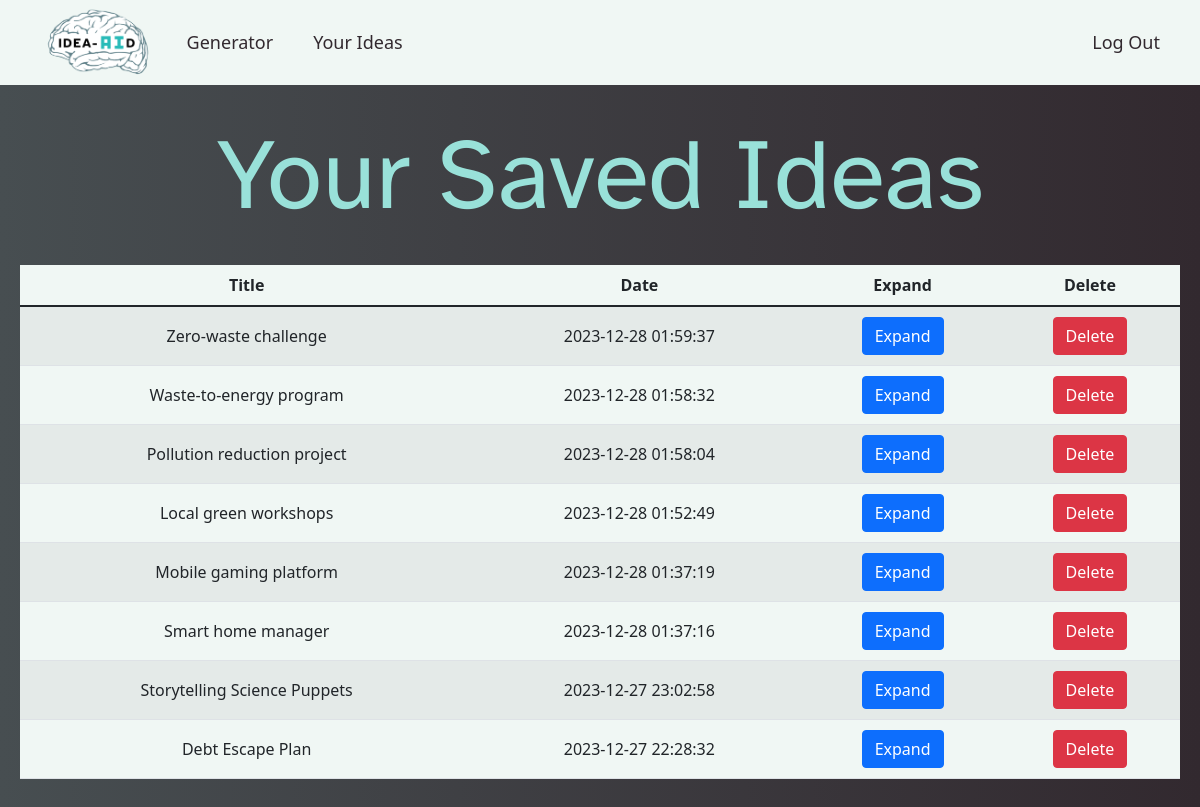
The page /saved (signed in) on the database as committed earlier.
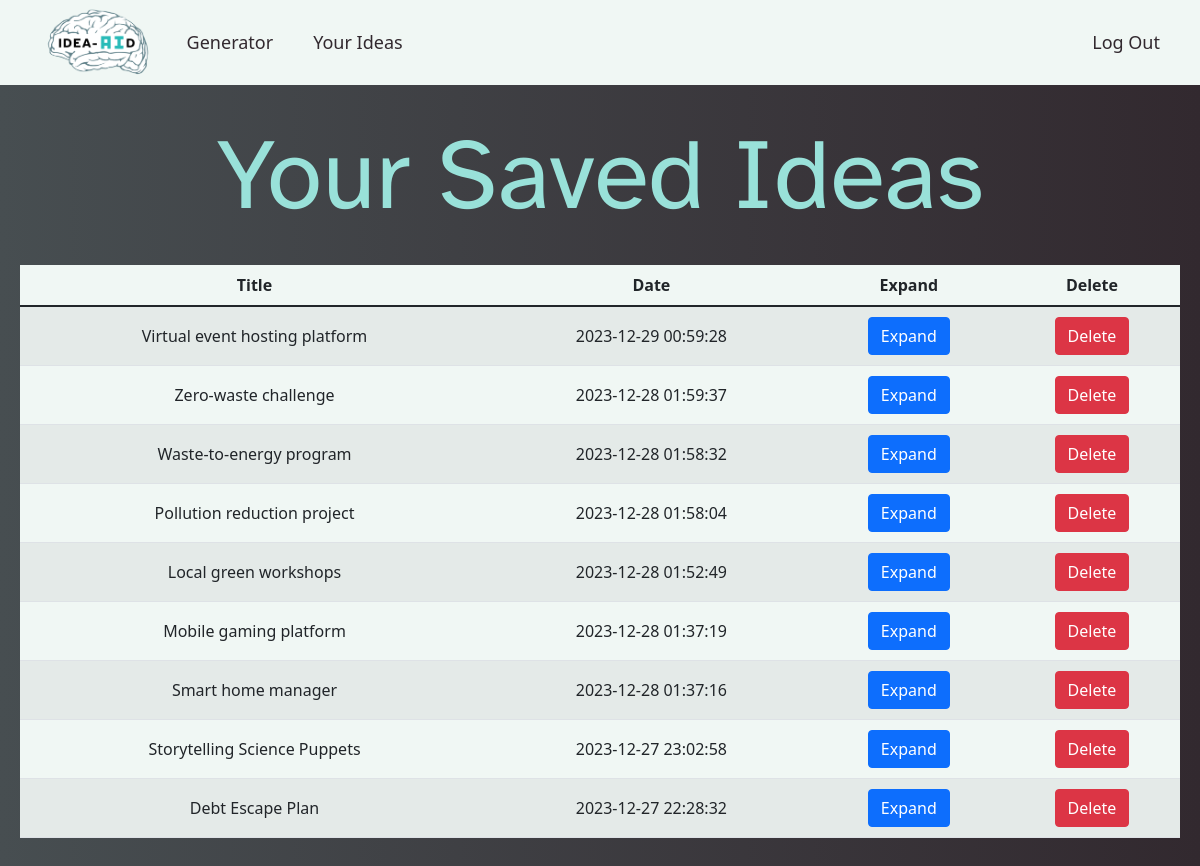
The same page on the database as committed later.
### tables this page shows
CREATE TABLE ideas (ideaID INTEGER PRIMARY KEY AUTOINCREMENT NOT NULL,  userID INTEGER NOT NULL, title TEXT NOT NULL, date_edited DATE NOT NULL);

### app.py (the view)
@app.route("/saved", methods=["POST", "GET"])
@login_required
def saved():
    if request.method == "POST":
        ideaID = request.form.get("ideaID")
        delete_idea_with_id(ideaID)
    return render_template("saved.html", ideas=get_saved_ideas())

### app.py (called while the page is built)
def get_saved_ideas():
    uid = session["user_id"]
    return db.execute("SELECT * FROM ideas WHERE userID = ? ORDER BY date_edited DESC", uid)

### helpers.py (called while the page is built)
def login_required(f): # f is a function, the actual one that will be done like /index or /sell, underneath
    @wraps(f) #this is a function that takes the original function and makes it keep all its metadata
    def decorated_function(*args, **kwargs): #this either makes the original function go to login or what it should be
        if session.get("user_id") is None:
            return redirect("/login")
        return f(*args, **kwargs)
    return decorated_function

### templates/saved.html (shortened to what this page needs)
{% extends "layout.html" %}
{% block header %}
    <h1>Your Saved Ideas</h1>
{% endblock %}
{% block main %}
    <div>
        <div class="saved-ideas">
            <table class="table table-striped">
                <thead>
                    <tr>
                        <th scope="col">Title</th>
                        <th scope="col">Date</th>
                        <th scope="col">Expand</th>
                        <th scope="col">Delete</th>
                    </tr>
                </thead>
                <tbody>
                    {% for idea in ideas %}
                        <tr>
                            <td>{{ idea.title }}</td>
                            <td>{{ idea.date_edited }}</td>
                            <td>
                                <form action="/expand" method="post">
                                    <button class="btn btn-primary" name="idea" value="{{ idea.title }}" type="submit">
                                        Expand
                                    </button>
                                </form>
                            </td>
                            <td>
                                <form action="/saved" method="post">
                                    <button class="btn btn-danger" name="ideaID" value="{{ idea.ideaID }}" type="submit">
                                        Delete
                                    </button>
                                </form>
                            </td>
                        </tr>
                    {% endfor %}
                </tbody>
            </table>
        </div>
    </div>
{% endblock %}

### templates/layout.html (shortened to what this page needs)
<!DOCTYPE html>
<html lang="en">
<head>
    <link href="https://cdn.jsdelivr.net/npm/bootstrap@5.1.3/dist/css/bootstrap.min.css"
 rel="stylesheet">
    <link href="/static/styles.css" rel="stylesheet">
    <link href="/static/nav.css" rel="stylesheet">
</head>
<body>
    <nav>
        <div class="navbar-container">
            <div class="side">
                <a href="/">
                    <img src="/static/logo-mini.png">
                </a>
                <ul>
                    <li>
                        <a href="/generator">Generator</a>
                    </li>
                    <li>
                        <a href="/saved">Your Ideas</a>
                    </li>
                </ul>
            </div>
            <div class="side">
                <ul>
                    {% if session["user_id"] %}
                        <li>
                            <a href="/login">Log Out</a>
                        </li>
                    {% endif %}
                </ul>
            </div>
        </div>
    </nav>
    <header class="text-center">
        {% block header %}{% endblock %}
    </header>
    <main class="text-center">
        {% block main %}{% endblock %}
    </main>
</body>
</html>

### static/styles.css (style rules this page uses)
:root { --c1: #F0F7F4; --c2: #D6E8E6; --c3: #99E1D9; --c4: #70ABAF; --c5: #474E51; --c6: #32292F; --c7: #E3B77B; }
body { background-image: linear-gradient(to right, var(--c5), var(--c6)); color: var(--c2); overflow-x: hidden; }
button { background-color: #90e0ef; color: #90e0ef; }
body { -ms-overflow-style: none; scrollbar-width: none; }
header { margin: 115px 35px 30px 35px; }
main { padding-bottom: 50px; padding-left: 20px; padding-right: 20px; display: block; }
h1 { font-size: 80px; font-family: Atkinson Hyperlegible; color: var(--c3); }
.saved-ideas table { background-color: var(--c1); }
.saved-ideas td { padding-top: 10px; padding-bottom: 10px; vertical-align: middle; }
@media only screen and (min-width: 768px) { h1 { font-size: 100px; } }
a { color: whitesmoke; }

### static/nav.css (style rules this page uses)
nav { height: 85px; background-color: var(--c1); position: fixed; top: 0; width: 100vw; z-index: 5; }
nav .navbar-container { height: 100%; padding-left: 40px; padding-right: 40px; display: flex; justify-content: space-between; }
nav .navbar-container .side { display: flex; align-items: center; }
nav img { height: 80px; }
nav .side ul { display: none; }
nav ul li a { color: var(--c6); font-size: large; text-decoration: none; }
@media only screen and (min-width: 768px) { nav .side ul { display: block; margin-top: auto; margin-bottom: auto; list-style: none; display: flex; gap: 40px; } }

Rows that differ between the two databases and show on the page:
added ideas: title "Virtual event hosting platform", date_edited "2023-12-29 00:59:28", {{ idea.ideaID }} 25 (drawn)
